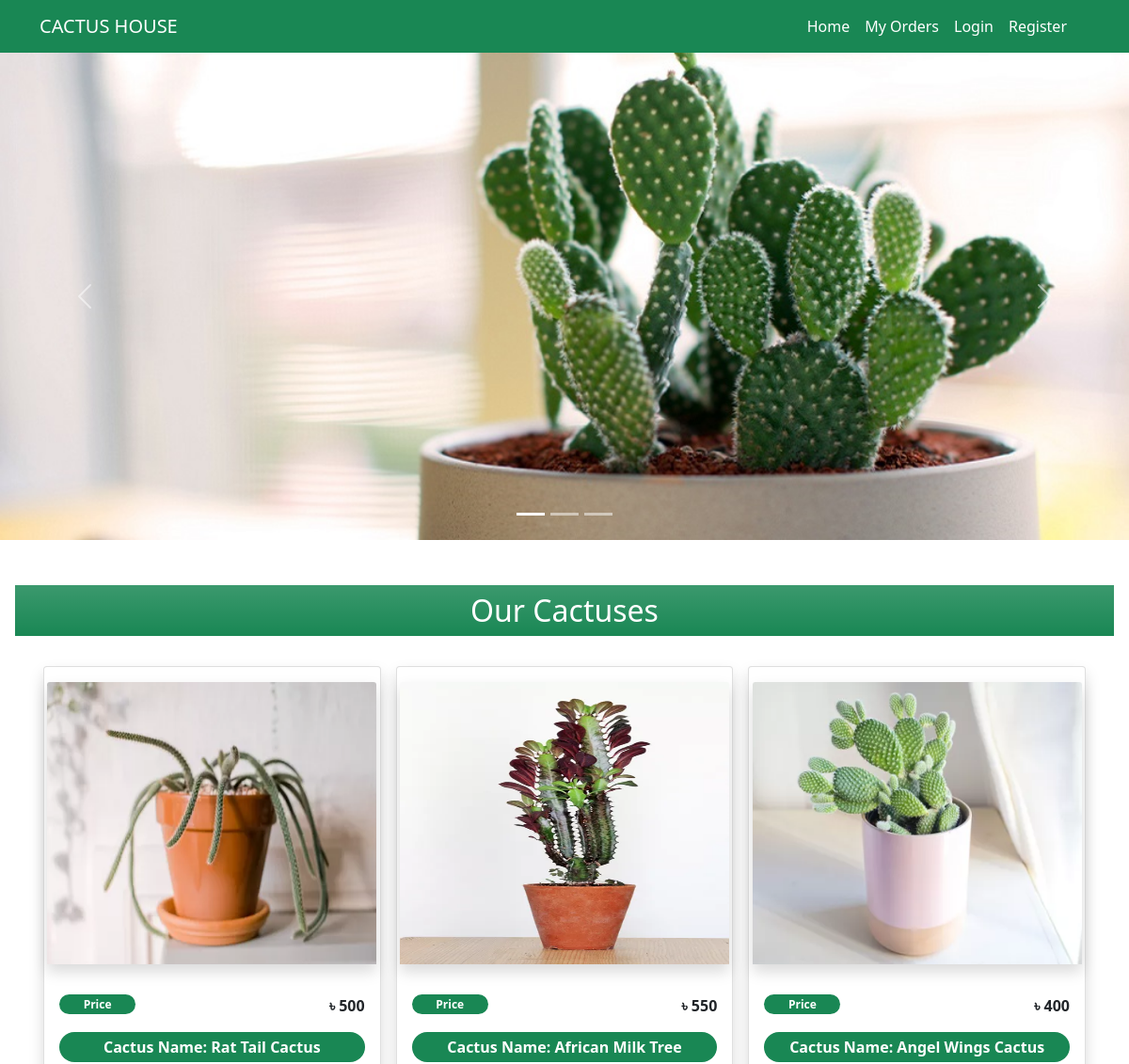
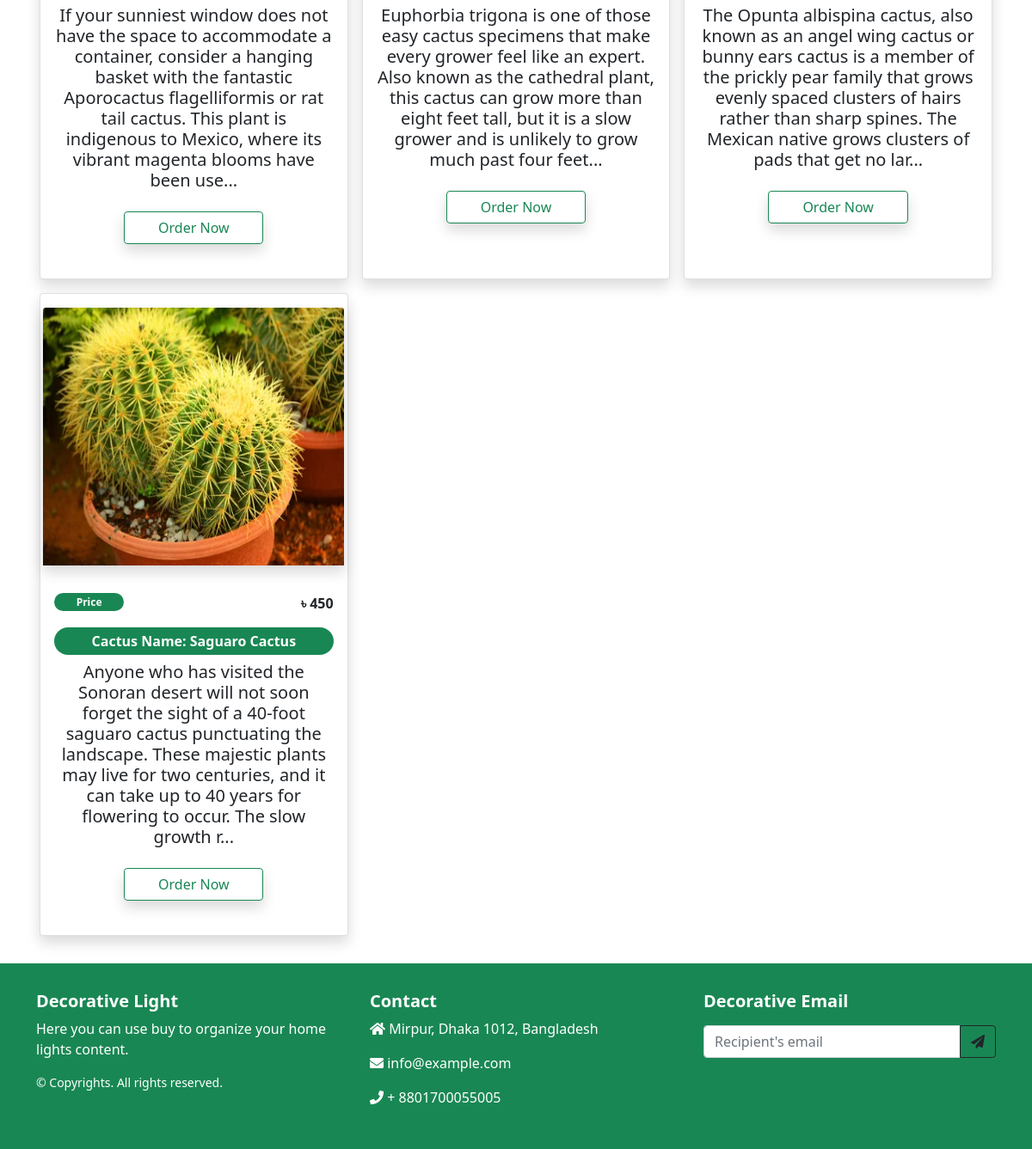
The page / on the database its author committed (2 pictures, top to bottom).
### tables this page shows
CREATE TABLE IF NOT EXISTS `cactuses` (
  `id` int(100) NOT NULL AUTO_INCREMENT,
  `name` varchar(255) NOT NULL,
  `price` int(100) NOT NULL,
  `description` varchar(1000) NOT NULL,
  `image` text NOT NULL,
  PRIMARY KEY (`id`)
);

### index.php (called while the page is built, shortened)
<?php
include_once('header.php');
require ('banner.php');
require ('cactuses.php');
?>
<?php
require ('footer.php');
?>

### cactuses.php (the view)
<div class="mx-3 mt-5">
      <h2 class="p-2 bg-success bg-gradient text-white text-center">
        Our Cactuses
      </h2>
      <div class="container my-3 p-3" style= "position: relative">
        <div class="row row-cols-1 row-cols-xs-2 row-cols-sm-2 row-cols-lg-3 g-3">
<?php
include_once('dbconnect.php');
$query = mysqli_query($connection,"SELECT * FROM cactuses");
while($row = mysqli_fetch_assoc($query)){
  $id = $row['id'];
  $name = $row['name'];
  $price = $row['price'];
  $description = $row['description'];
  $image = $row['image']
?>
    <div class="col">
      <div class="card mx-auto h-100 shadow">
        <img
          src="images/<?php echo $image; ?>"
          class="card-img-top img-fluid mx-auto m-3 shadow"
          style= "width: 350px; height:300px"
          alt="..."
        />
        <div class="card-body">
          <div class="clearfix mb-3">
            <span class="float-start badge rounded-pill bg-success w-25">
              Price
            </span>
            <span class="float-end price-hp fw-bold">&#2547; <?php echo $price; ?></span>
          </div>
          <p class="card-title rounded-pill bg-success fw-bold p-1 text-white text-center">
            Cactus Name: <?php echo $name; ?>
          </p>
          <h5 class="card-title text-center"><?php echo substr($description,0,250);?>...</h5>
          <div class="text-center my-4">
            <a
              href="details.php?id=<?php echo $id;?>"
              class="btn btn-outline-success w-50 shadow"
            >
              Order Now
            </a>
          </div>
        </div>
      </div>
    </div>
    <?php } ?>
        </div>
      </div>
    </div>

### header.php (shortened to what this page needs)
<!DOCTYPE html>
<html lang="en">
  <head>
    <link
      href="https://cdn.jsdelivr.net/npm/bootstrap@5.0.2/dist/css/bootstrap.min.css"
      rel="stylesheet"
    />
    <link
      rel="stylesheet"
      href="https://use.fontawesome.com/releases/v5.15.4/css/all.css"
    />
    <link rel="stylesheet" href="css/style.css">
  </head>
  <body>
    <header>
      <nav class="navbar navbar-expand-lg navbar-light bg-success ">
        <div class="container">
          <a class="navbar-brand text-white" href="index.php">CACTUS HOUSE</a>
          <div class="collapse navbar-collapse text-center" id="navbarNav">
            <ul class="navbar-nav ms-auto pe-3">
              <li class="nav-item">
                <a
                  class="nav-link text-white active"
                  aria-current="page"
                  href="index.php"
                  >Home</a
                >
              </li>
              <li class="nav-item">
                <a class="nav-link text-white" href="myorder.php">My Orders</a>
              </li>
              <?php if(isset($_SESSION['user_email'])) {?>
              <li class="nav-item">
                <a class="nav-link text-white" href="index.php"><?php echo $_SESSION['user_name'] ?></a>
              </li>
              <li class="nav-item">
                <a class="nav-link text-white" href="logout.php">Logout</a>
              </li>
              <?php } else {?>
              <li class="nav-item">
                <a class="nav-link text-white" href="login.php">Login</a>
              </li>
              <li class="nav-item">
                <a class="nav-link text-white" href="register.php">Register</a>
              </li>
              <?php } ?>
            </ul>
          </div>
        </div>
      </nav>
    </header>

### banner.php (shortened to what this page needs)
<div id="carouselExampleIndicators" class="carousel slide" data-bs-ride="carousel">
  <div class="carousel-indicators">
    <button type="button" data-bs-target="#carouselExampleIndicators" data-bs-slide-to="0" class="active" aria-current="true" aria-label="Slide 1"></button>
    <button type="button" data-bs-target="#carouselExampleIndicators" data-bs-slide-to="1" aria-label="Slide 2"></button>
    <button type="button" data-bs-target="#carouselExampleIndicators" data-bs-slide-to="2" aria-label="Slide 3"></button>
  </div>
  <div class="carousel-inner">
    <div class="carousel-item active">
      <img src="images/banner/pfas-collect-colorful-cute-cacti-bunny-ear-cactus.jpg" class="d-block w-100" alt="...">
    </div>
  </div>
  <button class="carousel-control-prev" type="button" data-bs-target="#carouselExampleIndicators" data-bs-slide="prev">
    <span class="carousel-control-prev-icon" aria-hidden="true"></span>
  </button>
  <button class="carousel-control-next" type="button" data-bs-target="#carouselExampleIndicators" data-bs-slide="next">
    <span class="carousel-control-next-icon" aria-hidden="true"></span>
  </button>
</div>

### footer.php (shortened to what this page needs)
<footer class="w-100 bg-success py-4 flex-shrink-0">
    <div class="container py-2">
      <div class="row gy-2 gx-5">
        <div class="col-lg-4 col-md-6">
          <h5 class="fw-bold text-white">Decorative Light</h5>
          <p class="text-white">
            Here you can use buy to organize your home lights content.
          </p>
          <p class="small mb-0 text-white">
            &copy; Copyrights. All rights reserved.
          </p>
        </div>
        <div class="col-lg-4 col-md-6">
          <h5 class="text-white fw-bold">Contact</h5>
          <p class="text-white">
            <i class="fas fa-home"></i> Mirpur, Dhaka 1012, Bangladesh
          </p>
          <p class="text-white">
            <i class="fas fa-envelope"></i> info@example.com
          </p>
          <p class="text-white">
            <i class="fas fa-phone"></i> + 8801700055005
          </p>
        </div>
        <div class="col-lg-4 col-md-6">
          <h5 class="text-white mb-3 fw-bold">Decorative Email</h5>
          <form action="#">
            <div class="input-group mb-3">
              <input
                class="form-control"
                type="text"
                placeholder="Recipient's email"
                aria-label="Recipient's username"
                aria-describedby="button-addon2"
              />
              <button
                class="btn btn-outline-dark"
                id="button-addon2"
                type="button"
              >
                <i class="fas fa-paper-plane"></i>
              </button>
            </div>
          </form>
        </div>
      </div>
    </div>
  </footer>
</body>
</html>

### css/style.css (style rules this page uses)
a { text-decoration: none; }

### rows shown on the page
cactuses: image (picture), price "500", name "Rat Tail Cactus", description "If your sunniest window does not have the space to accommodate a container, consider a hanging basket with the fantastic Aporocactus flagelliformis or rat tail cactus. This plant is indigenous to Mexico, where its vibrant magenta blooms have been use"
cactuses: image (picture), price "550", name "African Milk Tree", description "Euphorbia trigona is one of those easy cactus specimens that make every grower feel like an expert. Also known as the cathedral plant, this cactus can grow more than eight feet tall, but it is a slow grower and is unlikely to grow much past four feet"
cactuses: image (picture), price "400", name "Angel Wings Cactus", description "The Opunta albispina cactus, also known as an angel wing cactus or bunny ears cactus is a member of the prickly pear family that grows evenly spaced clusters of hairs rather than sharp spines. The Mexican native grows clusters of pads that get no lar"
cactuses: image (picture), price "450", name "Saguaro Cactus", description "Anyone who has visited the Sonoran desert will not soon forget the sight of a 40-foot saguaro cactus punctuating the landscape. These majestic plants may live for two centuries, and it can take up to 40 years for flowering to occur. The slow growth r"
